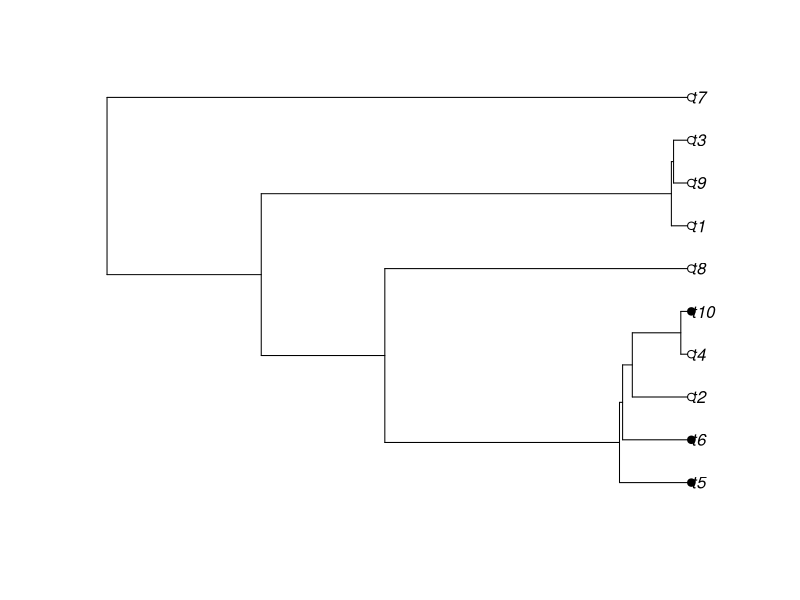
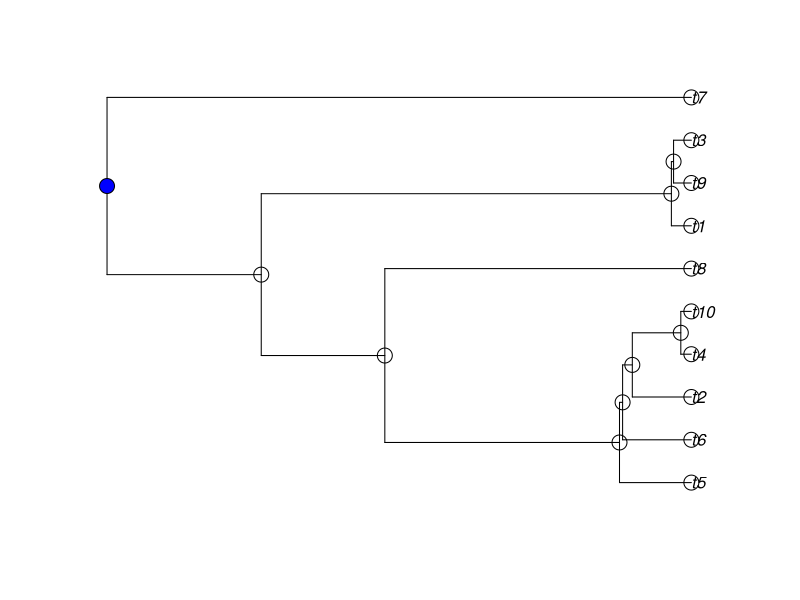
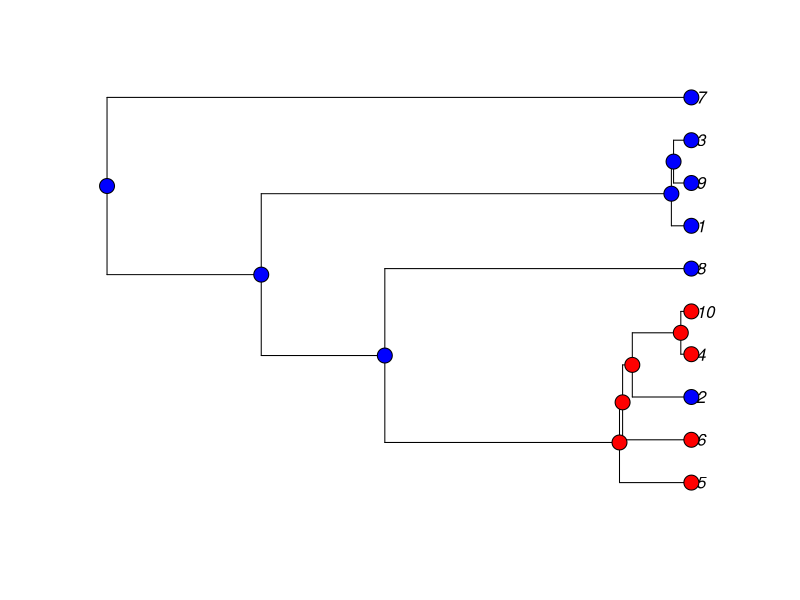

The R script that drew these images, in order:
rm(list=ls())

library(ape)
library(expm) # matrix exponential

# This code simulates output from the ace function. We
# will first try to grasp how the model behaves before we
# we try fitting it to data. 

# Ancestral character estimation methods can be based on a 
# variety of approaches, but we will consider Markov chains
# superimposed on phylogenies. In the accompanying code to 
# this we will learn how to fit these models using Maximum
# Likelihood, but for now we focus on simulating Markov chains
# on trees to understand how the models work.


# First, let's simulate a tree and some tip states:

tree <- rcoal(10)
x <- sample(c(0,1), size=10, replace=T)

plot(tree)
tiplabels(pch=21,bg=x)


fit <- ace(x, tree, type='discrete', model='ARD')

# Exercise 1
#	Navigate through the ace help pages to determine whether Qij 
#	corresponds to the transition rate from state i-> j or from
#	state j -> i. Based on your answer, does the Master equation
#	for the Markov process use column or row vectors?
#	Then, define a generator matrix, Q, in terms
#	of the rates estimated just above (replacing the following line):

Q <- matrix(c(-1,1,1,-1),ncol=2) 
Q <- Q/10

getP <- function(t,Q){
	P <- expm(Q*t)
	return(P)
} 

# Now, we will start at the root of the tree and simulate states
# at the internal nodes and at the tips of the tree. (The ape
# package does not have a function to easily do this for us, but
# it is good exercise to practice it ourselves).

# First, let's create a vector to store all of the states we simulate:
states_vec <- rep(NA,(tree$Nnode + length(tree$tip.label)))
names(states_vec) <- c(tree$tip.label, paste0("node", 1:tree$Nnode))

# Let's just work with binary states for now:
states <- c(1, 2)
state_colors <- c('blue','red') #for plotting


# Let's assign a condition at the root; could be probabilities
# generally, but let's say it starts in the first state with 
# certainty for now:
pi_root <- c(1,0) 

# Let's start with the root state:
root <- length(tree$tip.label) + 1
states_vec[root] <- sample(states, 1, prob = pi_root)

# Let's plot this as we go:
plot(tree)
tip_states <- states_vec[tree$tip.label]
tiplabels(pch=21, bg=state_colors[tip_states], cex=2)
node_states <- states_vec[paste0("node", 1:tree$Nnode)] 
nodelabels(pch=21, bg=state_colors[node_states], cex=2)


# We will do a preorder traversal, which starts at the root
# and descends down the tree to the tips:
preorder <- rev(postorder(tree))  # parent before children

# The list of all of the edges of the tree is located in tree$edge:
edges <- tree$edge

# Each row is an edge. The first column represents the parent, the 
# second represents the descendant.

colnames(edges) <- c('parent','descendant')
edges <- as.data.frame(edges) # to use the handy $ command for columns

# The entry in tree$edge.length is a vector of lengths for each of
# the edges; it corresponds to the same edges in tree$edge:
edge.lengths <- tree$edge.length

# we start with the initial state at the root and use the Markov
# chain to sample subsequent states:
edges$parentstate <- states_vec[edges$parent]
edges$nextstate <- NA
edges$lengths <- edge.lengths

for(i in 1:nrow(edges)){
	parent_state <- if(edges[i,'parentstate']==1){c(1,0)}else{c(0,1)}
	prob = getP(edges$lengths[i],Q) %*% parent_state
	next_state <- sample(c(1,2), size=1, prob=c(prob))
	new_parent <- edges[i, 'descendant']
	edges[i,'nextstate'] <- next_state	
	edges[edges$parent==new_parent, 'parentstate'] <- next_state
}

# now fill in states_vec:
states_vec[edges$parent] <- edges$parentstate
states_vec[edges$descendant] <- edges$nextstate

# Let's plot this:
plot(tree)
tip_states <- states_vec[tree$tip.label]
tiplabels(pch=21, bg=state_colors[tip_states], cex=2)
node_states <- states_vec[paste0("node", 1:tree$Nnode)] 
nodelabels(pch=21, bg=state_colors[node_states], cex=2)

# Exercises
# 1. Simulate some tip states on a tree using a Markov model
#	that you specify, and use ace to estimate it. Scale this up
#	for a large number of tip state configurations to see how the
#	distribution of Maximum Likelihood estimates for the Markov
#	model rates compare with the true values you supplied. 
#	Are there particular combinations of branch lengths and rates
#	that make it difficult to estimate model parameters?

# 2. (Hard) Modify the code above to condition on a particular 
#	tip state configuration. This way, we can observe distributions
#	of evolutionary scenarios consistent with a particular set
#	of observations. 

# 3. In a fitted ace object, there is an elemet called lik.anc which 
#	records the probability of ancestral states at each node of the 
#	tree. Plot a dataset of your choice with pie charts displaying
#	the ancestral state probabilities associated with models that 
#	you fit using ace. Navigate through the help pages (?ace) to 
#	specify a few different versions of models that impose constraints
#	on the Markov generator, Q. How sensitive are ancestral state
#	probabilities to your modeling choices?
